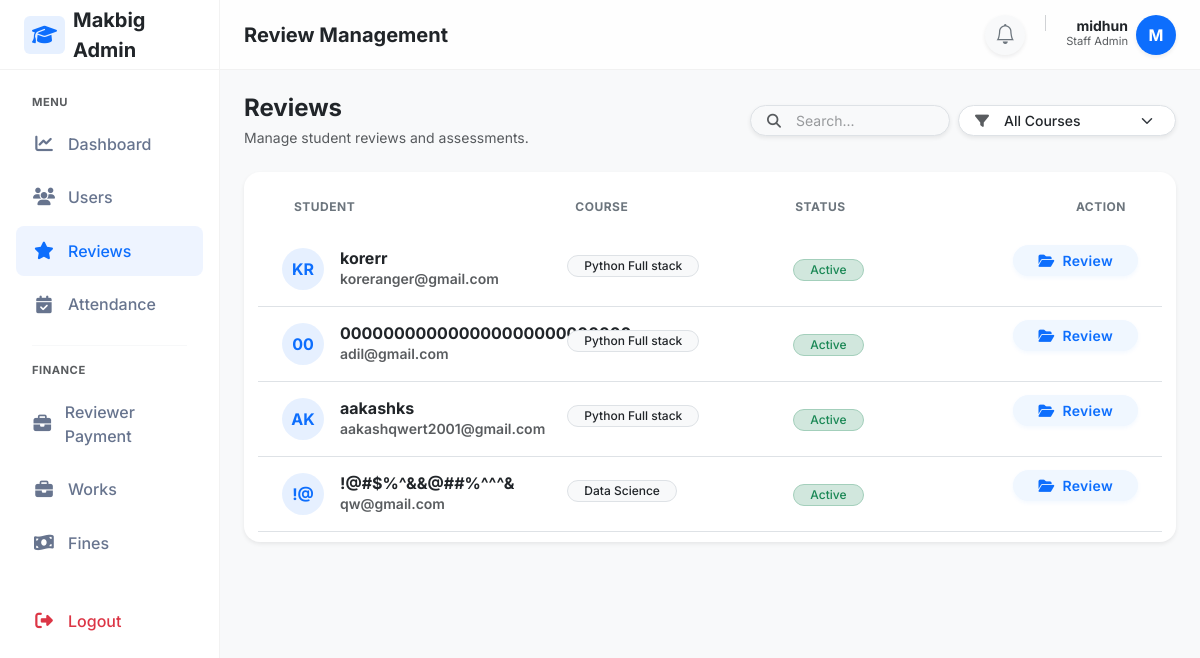
Before: /staff/reviews/ (signed in) with the older database file.
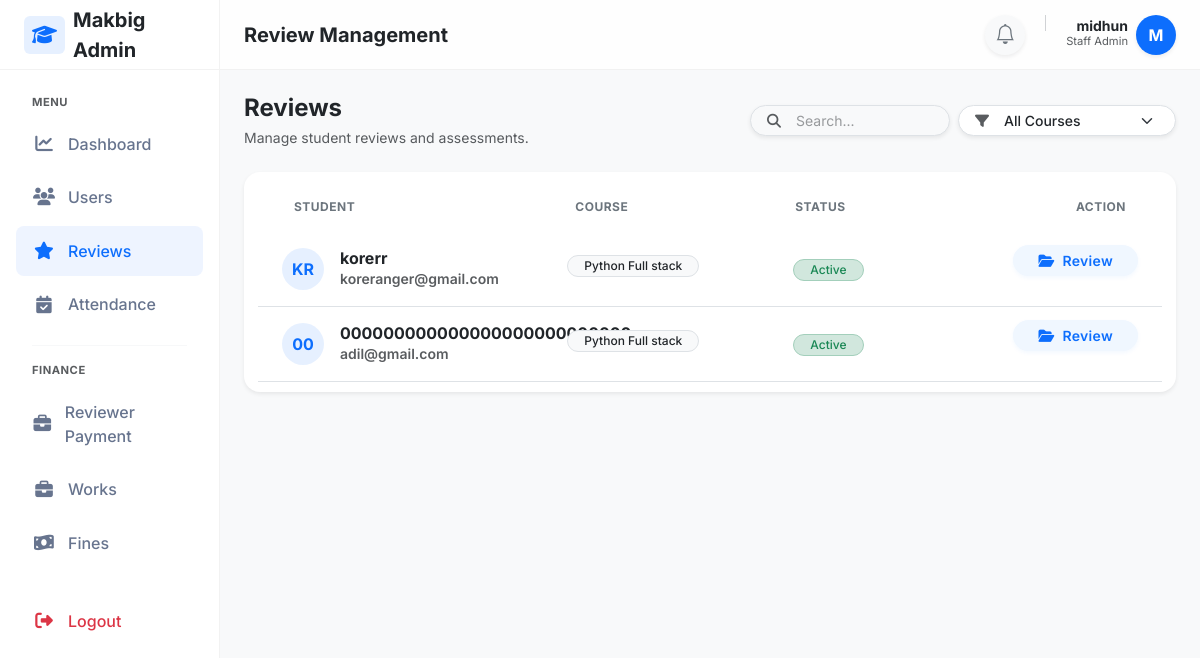
After: the same page with the newer database file.
### adminpanel/models.py (models this page shows, shortened)
class StudentProfile(models.Model):
    user=models.OneToOneField(User, on_delete=models.CASCADE)
    course=models.ForeignKey(Course,on_delete=models.PROTECT)
    enrollment_date=models.DateField(auto_now_add=True)
    progress_percent=models.DecimalField(max_digits=5, decimal_places=2, default=0)

class User(AbstractUser):
    email=models.EmailField(unique=True,db_index=True)
    mobile_number = models.CharField(max_length=15, blank=True, null=True)
    is_student=models.BooleanField(default=False)

class Course(models.Model):
    name=models.CharField(max_length=200)
    description=models.TextField(blank=True,null=True)
    duration_months=models.IntegerField(default=6)

### reviews/views.py (the view)
# urls.py: path('staff/reviews/', views.staff_review_list, name='staff_review_list'),
@login_required(login_url='staff_login')
@user_passes_test(is_staff_user, login_url='staff_login')
def staff_review_list(request):
    courses=Course.objects.all()
    selected_course=request.GET.get('course')
    students=StudentProfile.objects.select_related('user','course')
    if selected_course:
        students=students.filter(course_id=selected_course)
    return render(request,'reviews/staff_review_list.html',{
        'courses':courses,
        'students':students,
        'selected_course':selected_course,
    })

### reviews/views.py (called while the page is built)
def is_staff_user(user):
    return user.is_authenticated and (user.is_staff or user.is_superuser)

### reviewtickets/context_processors.py (called while the page is built)
def ticket_notifications(request):
    if request.user.is_authenticated and request.user.is_staff:
        count = ReviewTicket.objects.filter(
            status='pending',
            is_seen=False
        ).count()
        return {'ticket_notification_count': count}
    return {}

### templates/reviews/staff_review_list.html (shortened to what the changed rows need)
{% extends "layouts/staff_layout.html" %}
{% block content %}
<div class="card border-0 shadow-sm rounded-4 overflow-hidden">
    <div class="card-body p-0">
        {% for student in students %}
        <div class="student-row p-3 p-md-0 border-bottom">
            <div class="row align-items-center m-0 gx-3">
                <div class="col-12 col-md-4 py-md-3 ps-md-4 mb-2 mb-md-0">
                    <div class="d-flex align-items-center">
                        <div class="avatar rounded-circle bg-primary bg-opacity-10 text-primary d-flex align-items-center justify-content-center fw-bold me-3 flex-shrink-0"
                            style="width: 42px; height: 42px;">
                            {{ student.user.first_name|first|default:"U"|upper}}{{student.user.last_name|first|default:""|upper }}
                        </div>
                        <div class="min-w-0">
                            <h6 class="mb-0 fw-bold text-dark text-truncate">{{ student.user.first_name }}{{student.user.last_name}}</h6>
                            <div class="small text-muted text-truncate">{{student.user.email }}</div>
                        </div>
                    </div>
                </div>
                <div class="col-6 col-md-3 py-md-3">
                    <span class="badge bg-light text-dark border rounded-pill fw-medium px-3 text-truncate max-w-100">
                        {{ student.course.name }}
                    </span>
                </div>
                <div class="col-6 col-md-2 py-md-3">
                    <span
                        class="badge bg-success-subtle text-success border border-success-subtle rounded-pill px-3 fw-medium">
                        Active
                    </span>
                </div>
                <div class="col-12 col-md-3 py-md-3 text-end pe-md-4 mt-2 mt-md-0 border-top border-md-0 pt-2 pt-md-0">
                    <a href="{% url 'staff_student_review' student.id %}?course={{ student.course.id }}"
                        class="btn btn-action-primary btn-sm rounded-pill px-4 w-100 w-md-auto d-inline-flex align-items-center justify-content-center">
                        <i class="fa-solid fa-folder-open me-2"></i> Review
                    </a>
                </div>
            </div>
        </div>
        {% endfor %}
    </div>
</div>
{% endblock %}

Changed rows visible on the page:
removed StudentProfile: user.first_name|first "A", user.last_name|first "K", user.first_name "aakash", user.last_name "ks", user.email "aakashqwert2001@gmail.com", course.name "Python Full stack"
removed StudentProfile: user.first_name|first "!", user.last_name|first "@", user.first_name "!@#$%^&&", user.last_name "@##%^^^&", user.email "qw@gmail.com", course.name "Data Science"
